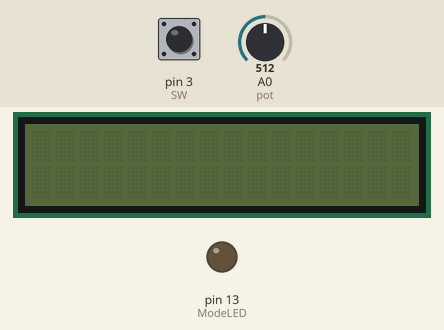
Recording of a sketch running on a simulated Arduino Uno, built with avr-gcc and run on an emulated ATmega328P. On the bench: 16×2 character LCD, output pins drawn as LEDs (lit = HIGH). Wiring (inferred from the names in the program): 4×4 keypad: rows pin 12, pin 11, pin 10, pin 8; columns pin 7, pin 6, pin 5, pin 4. Inputs (shaded band) come from the test bench; at power-on: pin 3 (SW) LOW, A0 (pot) = 512. Pins used as bus, display or sensor lines are not drawn.

Above: at 5.6 s.
5.7 s: pin 3 (SW) pulled HIGH for 0.15 s
At 7.1 s:
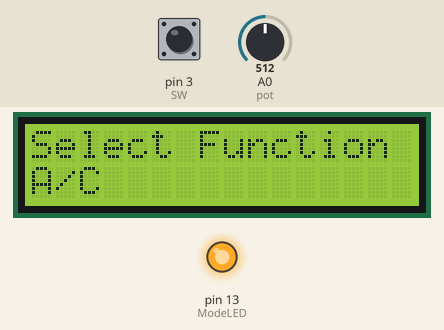
8.8 s: A0 (pot) set to 692
11.8 s: A0 (pot) set to 713
At 13.0 s:
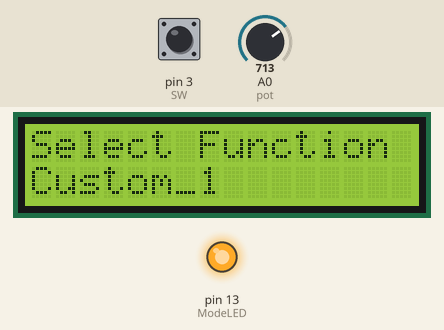
13.3 s: pin 3 (SW) pulled HIGH for 1 s
At 15.6 s:
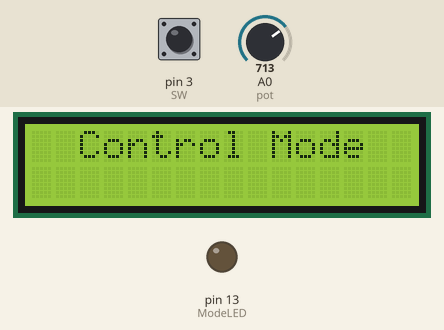
17.3 s: pin 3 (SW) pulled HIGH for 0.15 s
At 17.8 s:
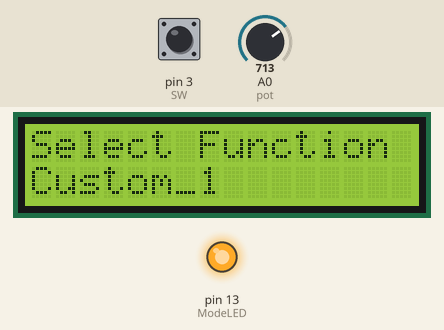
20.4 s: A0 (pot) set to 306
At 20.7 s:
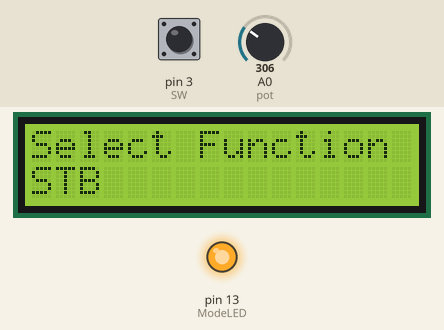
Timing chart, 0 to 23.4 s (numbered marks = the images above; inputs shaded):
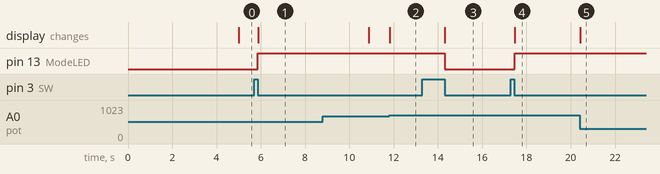

Measured:
- the behaviour switches between 700 and 701 on A0 (pot) (found by bisection; images 1 and 2)
- after the input at 5.7 s, pin 13 (ModeLED): LOW → HIGH after 0.17 s; the display: first changes after 0.19 s (image 1 shows a later state)
- after the input at 11.8 s, the display: first changes at once (image 2 shows a later state)
- after the input at 13.3 s, pin 13 (ModeLED): HIGH → LOW after 1.0 s; the display: changes after 1.0 s (image 3)
- after the input at 17.3 s, pin 13 (ModeLED): LOW → HIGH after 0.17 s; the display: changes after 0.18 s (image 4)
- after the input at 20.4 s, the display: first changes at once (image 5 shows a later state)

The sketch:

___________3.ino
```cpp
/*
 하나로 여러가지 가전제품을 조종할 수 있는 다용도/유니버셜 리모컨입니다.
 버튼 매트릭스로 가전제품을 조종하고, 가변저항으로 조종할 가전제품을 선택합니다.
 제공받은 키트에 IR 송신 모둘이 없어서 IR 근접센서를 이용해서 리모컨 신호를 송신하였습니다.
 */

#include <Arduino.h>
#include <Wire.h>
#include <LiquidCrystal_I2C.h>
#include <IRremote.h>

IRsend irsend; //IR 클래스 생성

//-----------------핀 정의--------------------------
const int pot = A0;                //가변저항
const int SW = 3;                  //선택스위치
const int ModeLED = 13;            //상태표시용 LED
byte rowPins[4] = {12, 11, 10, 8}; //키패드
byte colPins[4] = {7, 6, 5, 4};

//-----------모드 설정에 사용되는것들-------------
bool Switchingmode = 0; //리모컨 기능 사용 여부
int analogvalue = 0;    //가변저항 값이 저장됨
int prevPos = 0;        //이전 모드
int Position = 0;       // 현재 모드

//--------------LCD 에 사용되는것들-------------------
LiquidCrystal_I2C lcd(0x3F, 16, 2); //LCD 지정. I2C 주소가 다르면 이거 바꿔야해요

//---------------키패드에 사용되는것들-----------------
long input_delay = 0;
const int KeyArray[4][4] = {
    {1, 2, 3, 4},
    {5, 6, 7, 8},
    {9, 10, 11, 12},
    {13, 14, 15, 16},
};
int currentkey = 0;

//---------------그 외 기타 변수들-------------------
unsigned long LastTimermillis = 0; //LCD 백라이트를 위한 변수.

//--------------------------------------------------
int GetKeypad();
void SendSignal(int mode, int button);
//==================================================
void setup()
{
  Serial.begin(9600); //시리얼은 디버깅 및 트터블슈팅용입니다.

  lcd.init();
  lcd.backlight();

  for (int index = 0; index < 4; index++)
  {
    pinMode(rowPins[index], INPUT_PULLUP);
    pinMode(colPins[index], OUTPUT);
    digitalWrite(colPins[index], HIGH);
  }

  pinMode(SW, INPUT);
  pinMode(ModeLED, OUTPUT);
}
//==================================================
void loop()
{

  if ((digitalRead(SW)) == HIGH)
  {                                   //모드 선택 <--> 리모컨 기능 토글.
    while ((digitalRead(SW)) == HIGH) // 눌렀을때 무한반복하지 않도록 눌렀다 뗄때까지 대기. 디바운싱 효과도 있음.
    {
      delay(10);
    }

    if (Switchingmode == 0)
    { //모드 선택
      Switchingmode = 1;
      // Serial.println("Select Remote");
      lcd.clear();
      lcd.setCursor(0, 0);
      lcd.print("Select Function"); //LCD 에 표시.
      digitalWrite(ModeLED, 1);     //불 켜요
    }
    else if (Switchingmode == 1)
    { //리모컨 기능 사용
      Switchingmode = 0;
      // Serial.println("Control Mode");
      lcd.clear();
      lcd.setCursor(2, 0);
      lcd.print("Control Mode"); //LCD 에 표시.
      digitalWrite(ModeLED, 0);  //불 꺼요
    }

    LastTimermillis = millis(); //LCD 백라이트 타이머 리셋.
    lcd.backlight();
  }

  if (Switchingmode == 1)
  { //가변저항의 값을 읽고 그에 따라서 조종할 제품을 바꿔줍니다.
    analogvalue = analogRead(pot);
    if (analogvalue < 300)
    {
      Position = 0;
    }
    else if (analogvalue > 300 && analogvalue < 500)
    {
      Position = 1;
    }
    else if (analogvalue > 500 && analogvalue < 700)
    {
      Position = 2;
    }
    else if (analogvalue > 700 && analogvalue < 900)
    {
      Position = 3;
    }
    else if (analogvalue > 900)
    {
      Position = 4;
    }
    //Serial.println(analogvalue);

    lcd.setCursor(0, 1);

    switch (Position)
    {
    case 0:
      lcd.print("TV");
      break;
    case 1:
      lcd.print("STB");
      break;
    case 2:
      lcd.print("A/C");
      break;
    case 3:
      lcd.print("Custom_1");
      break;
    case 4:
      lcd.print("Generic_NEC");
      break;
    default:
      break;
    }

    if (prevPos != Position)
    {
      LastTimermillis = millis(); //LCD 백라이트 타이머 리셋.
      lcd.backlight();
      lcd.setCursor(0, 1);
      lcd.print("                "); //LCD 2째줄을 공백문자로 채움으로써 '리셋'.
    }

    prevPos = Position;
  }

  if (Switchingmode == 0)
  {                           //키패드 신호를 받아서 이를 바탕으로 IR 신호 송신.
    currentkey = GetKeypad(); //키패드 받아옴
    if (currentkey != 0)
    {
      lcd.clear();
      lcd.setCursor(2, 0);
      lcd.print("Control Mode");
      lcd.setCursor(2, 1);
      lcd.print(currentkey);
      //Serial.println(currentkey);

      SendSignal(Position, currentkey); //IR LED호 신호를 보냄.
    }
  }

  if ((millis() - LastTimermillis) > 5000)
  { //5초 이상 입력이 없으면 LCD의 백라이트를 끔.
    lcd.noBacklight();
  }
}
//==================================================
int GetKeypad()
{ //버튼 매트릭스에서 어떤 버튼을 눌렀는지 받아오는 함수.
  int Output = 0;
  int KeyInput = 0;
  for (int column = 0; column < 4; column++)
  {
    digitalWrite(colPins[column], LOW);
    for (int row = 0; row < 4; row++)
    {
      if (digitalRead(rowPins[row]) == LOW)
      {
        if (millis() - input_delay > 200)
        {
          input_delay = millis();
          KeyInput = KeyArray[row][column];
        }
      }
    }
    digitalWrite(colPins[column], HIGH);
  }
  if (KeyInput > 0)
  {
    Output = KeyInput;
    KeyInput = 0;
    LastTimermillis = millis(); //LCD 백라이트 타이머 리셋
    lcd.backlight();
    // Serial.println("KeyPressed");
    return (Output); //누른 버튼이 몇번인지를 리턴
  }
  else
  {
    return 0; // 버튼이 안 눌렸을시 return 0;
  }
}
//==================================================
void SendSignal(int mode, int button)
{ //두 변수(int mode, int button) 을 바탕으로 IR 신호를 송신하는 함수. 지정 안한거는 임시로 전원버튼으로 세팅함.

  if (mode == 0)
  { //TV
    switch (button)
    {
    case 16:
      irsend.sendNEC(0x20DF10EF, 32); //전원
      break;

    case 15:
      irsend.sendNEC(0x20DFD02F, 32); //외부입력
      break;

    case 14:
      irsend.sendNEC(0x20DF40BF, 32); //음량 높임
      break;

    case 13:
      irsend.sendNEC(0x20DF00FF, 32); //채널 위로
      break;

    case 12:
      irsend.sendNEC(0x20DFE01F, 32);
      break;

    case 11:
      irsend.sendNEC(0x20DF02FD, 32); //위
      break;

    case 10:
      irsend.sendNEC(0x20DFC03F, 32); //음량 낮춤
      break;

    case 9:
      irsend.sendNEC(0x20DF807F, 32); //채널 아래로
      break;

    case 8:
      irsend.sendNEC(0x20DFE01F, 32); //왼쪽
      break;

    case 7:
      irsend.sendNEC(0x20DF22DD, 32); //ok
      break;

    case 6:
      irsend.sendNEC(0x20DF609F, 32); //오른쪽
      break;

    case 5:
      irsend.sendNEC(0x20DF7887, 32); // 홈? 리모컨 '가운데'에 있는 버튼 1
      break;

    case 4:
      irsend.sendNEC(0x20DFD02F, 32);
      break;

    case 3:
      irsend.sendNEC(0x20DF827D, 32); //아래
      break;

    case 2:
      irsend.sendNEC(0x20DFD02F, 32);
      break;

    case 1:
      irsend.sendNEC(0x20DF906F, 32); //리모컨 '가운데' 버튼 2
      break;

    default:
      break;
    }
  }
  else if (mode == 1)
  { //셋탑박스
    switch (button)
    {
    case 16:
      irsend.sendNEC(0x1FE807F, 32); //전원
      break;
    case 15:
      irsend.sendNEC(0x20DF50AF, 32); //외부입력
      break;
    case 14:
      irsend.sendNEC(0x1FEC23D, 32); //음량 높임
      break;
    case 13:
      irsend.sendNEC(0x1FE02FD, 32); //채널 위
      break;
    case 12:
      irsend.sendNEC(0x1FE807F, 32);
      break;
    case 11:
      irsend.sendNEC(0x1FE926D, 32); //위
      break;
    case 10:
      irsend.sendNEC(0x1FE42BD, 32); //음량 낮춤
      break;
    case 9:
      irsend.sendNEC(0x1FE827D, 32); //채널 아래
      break;
    case 8:
      irsend.sendNEC(0x1FED22D, 32); //왼쪽
      break;
    case 7:
      irsend.sendNEC(0x1FE629D, 32); //ok
      break;
    case 6:
      irsend.sendNEC(0x1FE32CD, 32); //오른쪽
      break;
    case 5:
      irsend.sendNEC(0x1FE40BF, 32); //'가운데' 1
      break;
    case 4:
      irsend.sendNEC(0x1FE807F, 32);
      break;
    case 3:
      irsend.sendNEC(0x1FE52AD, 32); //아래
      break;
    case 2:
      irsend.sendNEC(0x1FE807F, 32);
      break;
    case 1:
      irsend.sendNEC(0x1FEB24D, 32); //'가운데' 2
      break;

    default:
      break;
    }
  }
  else if (mode == 2)
  { //AC
    switch (button)
    {
    case 16:
      irsend.sendLG(0x880064A, 28);
      break;
    case 15:
      irsend.sendLG(0x88C0051, 28);
      break;
    case 14:
      irsend.sendLG(0x88C0051, 28);
      break;
    case 13:
      irsend.sendLG(0x88C0051, 28);
      break;
    case 12:
      irsend.sendLG(0x88C0051, 28);
      break;
    case 11:
      irsend.sendLG(0x88C0051, 28);
      break;
    case 10:
      irsend.sendLG(0x88C0051, 28);
      break;
    case 9:
      irsend.sendLG(0x88C0051, 28);
      break;
    case 8:
      irsend.sendLG(0x8808A46, 28);
      break;
    case 7:
      irsend.sendLG(0x8808945, 28);
      break;
    case 6:
      irsend.sendLG(0x8808844, 28);
      break;
    case 5:
      irsend.sendLG(0x8808743, 28);
      break;
    case 4:
      irsend.sendLG(0x8808642, 28);
      break;
    case 3:
      irsend.sendLG(0x8808541, 28);
      break;
    case 2:
      irsend.sendLG(0x8808440, 28);
      break;
    case 1:
      irsend.sendLG(0x880834F, 28);
      break;

    default:
      break;
    }
  }
  else if (mode == 3)
  { //Custom 1
    switch (button)
    {
    case 16:
      irsend.sendNEC(0x0177013, 32); // 임시 커스텀 코드 1
      break;

    default:
      break;
    }
  }
  else if (mode == 4)
  { //Generic NEC Remote
    switch (button)
    {
    case 16:
      irsend.sendNEC(0xFFA25D, 32); //CH-
      break;
    case 15:
      irsend.sendNEC(0xFF629D, 32); //CH
      break;
    case 14:
      irsend.sendNEC(0xFFE21D, 32); //CH+
      break;
    case 13:
      irsend.sendNEC(0xFF22DD, 32); // |<<
      break;
    case 12:
      irsend.sendNEC(0xFF02FD, 32); // >>|
      break;
    case 11:
      irsend.sendNEC(0xFFC23D, 32); // >||
      break;
    case 10:
      irsend.sendNEC(0xFFE01F, 32); // -
      break;
    case 9:
      irsend.sendNEC(0xFFA857, 32); // +
      break;
    case 8:
      irsend.sendNEC(0xFF906F, 32); //EQ
      break;
    case 7:
      irsend.sendNEC(0xFF9867, 32); //0
      break;
    case 6:
      irsend.sendNEC(0xFFB04F, 32); //100+
      break;
    case 5:
      irsend.sendNEC(0xFF30CF, 32); //200+
      break;
    case 4:
      irsend.sendNEC(0xFF18E7, 32); //1
      break;
    case 3:
      irsend.sendNEC(0xFF7A85, 32); //2
      break;
    case 2:
      irsend.sendNEC(0xFF10EF, 32); //3
      break;
    case 1:
      irsend.sendNEC(0xFF38C7, 32); //4
      break;

    default:
      break;
    }
  }
}
```
